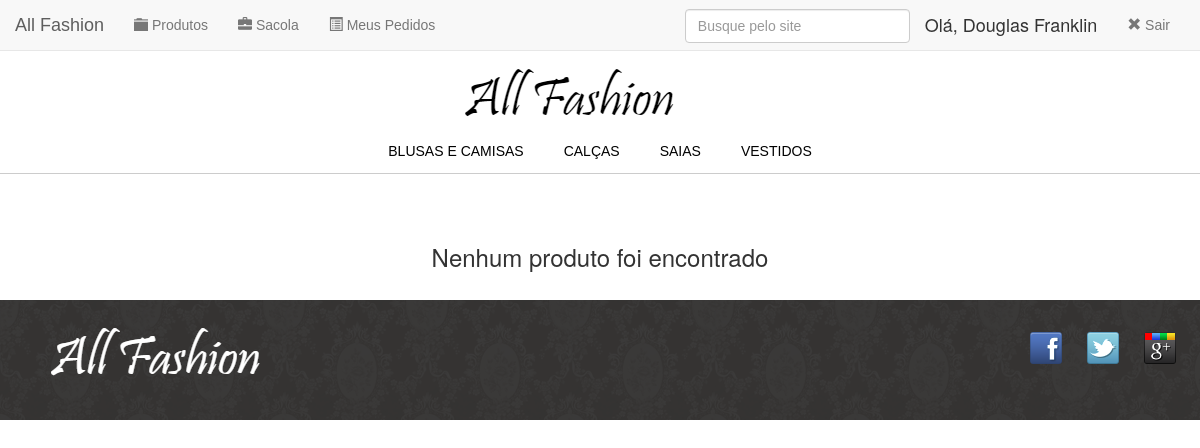
Page /listagem.php?cat_id=4 (signed in) on the committed database.
### tables this page shows
CREATE TABLE `categorias` (
  `id` int(11) NOT NULL AUTO_INCREMENT,
  `descricao` varchar(45) DEFAULT NULL,
  `ativo` char(1) DEFAULT 'S',
  PRIMARY KEY (`id`)
);

### config/conexao.php (called while the page is built, shortened)
<?php
class Conexao {
    private $con = null;
    private $host = "localhost";
    private $user = "root";
    private $pass = "root";
    private $database = "allfashion";
    public function conecta() {
        $this->con = mysqli_connect($this->host, $this->user, $this->pass, $this->database) or die("Erro ao conectar ao servidor &raquo; " . mysqli_connect_errno());
        return $this->con;
    }
    public function executa ($sql) {
        $re = $this->con->query($sql);
        return $re;
    }
}

### menu.php (the view)
<div class="app__header__menu">
    <div class="app__menu app__container">
        <div class="app__menu__content">
            <div class="app__menu__level1">
                <?php $categorias = $db->executa("SELECT * FROM categorias"); ?>
                <?php while ($row = $categorias->fetch_array(MYSQLI_ASSOC)) { ?>
                    <a class="" aria-current="false" data-slug="roupas" data-tree="<?php echo utf8_encode($row['descricao']); ?>" href="listagem.php?cat_id=<?php echo $row['id'];?>">
                        <span class="app__menu__title"><?php echo utf8_encode($row['descricao']); ?></span>
                    </a>
                <?php } ?>
            </div>
        </div>
    </div>
</div>

### css/estilos.css (style rules this page uses)
body { color: #333333; font-family: "Lucida Sans Unicode", "Lucida Grande", sans-serif; margin: 0; }
.app__header__menu { background-color: #fff; border-bottom: .1rem solid #ccc; }
.app__menu__level1 { display: -webkit-box; display: -webkit-flex; display: -ms-flexbox; display: flex; height: 3.2rem; -webkit-box-pack: center; -webkit-justify-content: center; -ms-flex-pack: center; justify-content: center; width: 100%; margin-bottom: 10px; }
.app__menu__level1 a { -webkit-box-align: center; -webkit-align-items: center; -ms-flex-align: center; align-items: center; color: #000; display: -webkit-inline-box; display: -webkit-inline-flex; display: -ms-inline-flexbox; display: inline-flex; position: relative; text-transform: uppercase; padding: 20px; }
* { margin: 0; padding: 0; }

### rows in the picture
categorias: descricao "BLUSAS E CAMISAS"
categorias: descricao "CALÇAS"
categorias: descricao "SAIAS"
categorias: descricao "VESTIDOS"

### other values in the picture
$_SESSION['usuario']['nome'] "Douglas Franklin"
